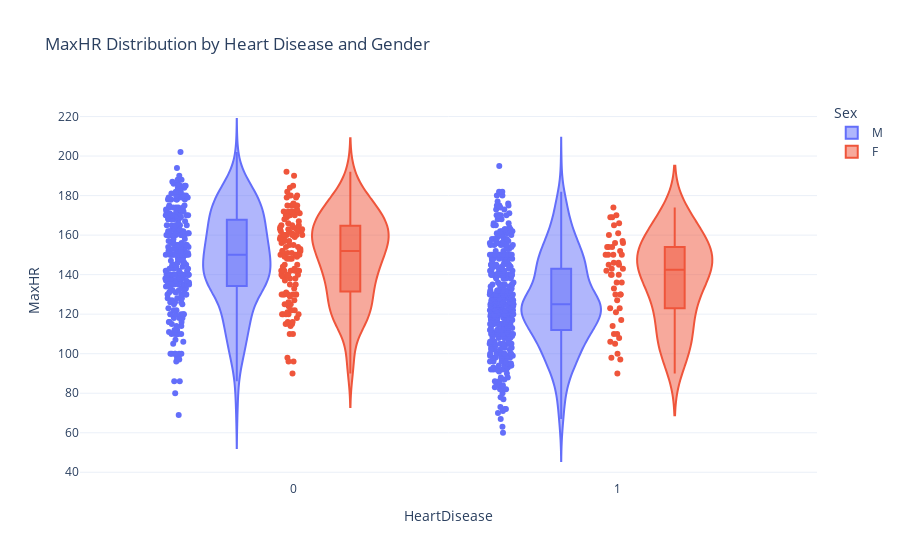

This figure's notebook cell:
### Code cell
fig = px.violin(
    df,
    y="MaxHR",
    x="HeartDisease",
    color="Sex",
    box=True,
    points="all",
    hover_data=df.columns,
    title="MaxHR Distribution by Heart Disease and Gender"
)
fig.update_layout(template='plotly_white')
fig.show()

### Figure 1 — Plotly figure (JSON) as saved in the notebook; plotly's stock layout.template omitted (floating-point values rounded to 4 significant figures; data arrays with more than 128 entries replaced by an {"elided": "..."} marker saying what was removed)
{"data": [{"alignmentgroup": "True", "box": {"visible": true}, "customdata": {"elided": "725x10 mixed values"}, "hovertemplate": "Sex=%{customdata[1]}<br>HeartDisease=%{x}<br>MaxHR=%{y}<br>Age=%{customdata[0]}<br>ChestPainType=%{customdata[2]}<br>RestingBP=%{customdata[3]}<br>Cholesterol=%{customdata[4]}<br>FastingBS=%{customdata[5]}<br>RestingECG=%{customdata[6]}<br>ExerciseAngina=%{customdata[7]}<br>Oldpeak=%{customdata[8]}<br>ST_Slope=%{customdata[9]}<extra></extra>", "legendgroup": "M", "marker": {"color": "#636efa"}, "name": "M", "offsetgroup": "M", "orientation": "v", "points": "all", "scalegroup": "True", "showlegend": true, "type": "violin", "x": {"elided": "725 int values"}, "x0": " ", "xaxis": "x", "y": {"elided": "725 int values"}, "y0": " ", "yaxis": "y"}, {"alignmentgroup": "True", "box": {"visible": true}, "customdata": {"elided": "193x10 mixed values"}, "hovertemplate": "Sex=%{customdata[1]}<br>HeartDisease=%{x}<br>MaxHR=%{y}<br>Age=%{customdata[0]}<br>ChestPainType=%{customdata[2]}<br>RestingBP=%{customdata[3]}<br>Cholesterol=%{customdata[4]}<br>FastingBS=%{customdata[5]}<br>RestingECG=%{customdata[6]}<br>ExerciseAngina=%{customdata[7]}<br>Oldpeak=%{customdata[8]}<br>ST_Slope=%{customdata[9]}<extra></extra>", "legendgroup": "F", "marker": {"color": "#EF553B"}, "name": "F", "offsetgroup": "F", "orientation": "v", "points": "all", "scalegroup": "True", "showlegend": true, "type": "violin", "x": {"elided": "193 int values"}, "x0": " ", "xaxis": "x", "y": {"elided": "193 int values"}, "y0": " ", "yaxis": "y"}], "layout": {"legend": {"title": {"text": "Sex"}, "tracegroupgap": 0}, "title": {"text": "MaxHR Distribution by Heart Disease and Gender"}, "violinmode": "group", "xaxis": {"anchor": "y", "domain": [0, 1], "title": {"text": "HeartDisease"}}, "yaxis": {"anchor": "x", "domain": [0, 1], "title": {"text": "MaxHR"}}}}
